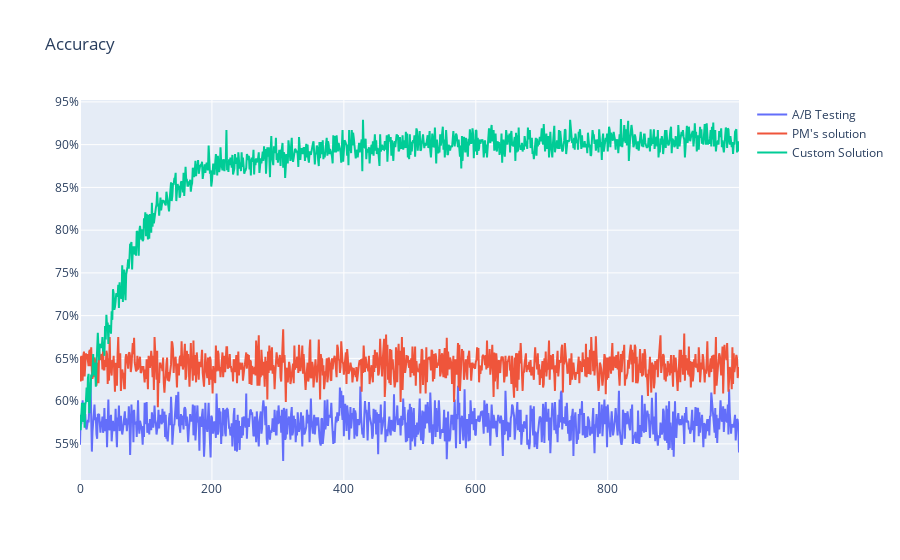

The code cell stored with this chart in its notebook:
### Code cell
plot(mc, metric = "accuracy", title="Accuracy", is_marketing_name=True, is_percents = True).show()

### Figure 1 — Plotly figure (JSON) as saved in the notebook; plotly's stock layout.template omitted (floating-point values rounded to 4 significant figures; data arrays with more than 128 entries replaced by an {"elided": "..."} marker saying what was removed)
{"data": [{"mode": "lines", "name": "A/B Testing", "type": "scatter", "x": {"elided": "1000 int values"}, "y": {"elided": "1000 float values"}}, {"mode": "lines", "name": "PM's solution", "type": "scatter", "x": {"elided": "1000 int values"}, "y": {"elided": "1000 float values"}}, {"mode": "lines", "name": "Custom Solution", "type": "scatter", "x": {"elided": "1000 int values"}, "y": {"elided": "1000 float values"}}], "layout": {"autosize": true, "title": {"text": "Accuracy"}, "yaxis": {"tickformat": "0.0%"}}}
